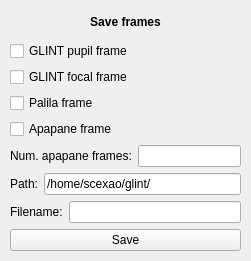
   <widget class="QWidget" name="widget_saveData" native="true">
    <property name="geometry">
     <rect>
      <x>440</x>
      <y>400</y>
      <width>251</width>
      <height>261</height>
     </rect>
    </property>
    <widget class="QWidget" name="layoutWidget">
     <property name="geometry">
      <rect>
       <x>10</x>
       <y>10</y>
       <width>231</width>
       <height>241</height>
      </rect>
     </property>
     <layout class="QVBoxLayout" name="verticalLayout">
      <item>
       <widget class="QLabel" name="label_saveData">
        <property name="text">
         <string>&lt;html&gt;&lt;head/&gt;&lt;body&gt;&lt;p align=&quot;center&quot;&gt;&lt;span style=&quot; font-size:9pt; font-weight:600;&quot;&gt;Save frames&lt;/span&gt;&lt;/p&gt;&lt;/body&gt;&lt;/html&gt;</string>
        </property>
       </widget>
      </item>
      <item>
       <widget class="QCheckBox" name="checkBox_pupil">
        <property name="text">
         <string>GLINT pupil frame</string>
        </property>
       </widget>
      </item>
      <item>
       <widget class="QCheckBox" name="checkBox_focal">
        <property name="text">
         <string>GLINT focal frame</string>
        </property>
       </widget>
      </item>
      <item>
       <widget class="QCheckBox" name="checkBox_palila">
        <property name="text">
         <string>Palila frame</string>
        </property>
       </widget>
      </item>
      <item>
       <widget class="QCheckBox" name="checkBox_apapane">
        <property name="text">
         <string>Apapane frame</string>
        </property>
       </widget>
      </item>
      <item>
       <layout class="QHBoxLayout" name="horizontalLayout_3">
        <item>
         <widget class="QLabel" name="label_numframes">
          <property name="text">
           <string>Num. apapane frames:</string>
          </property>
         </widget>
        </item>
        <item>
         <widget class="QLineEdit" name="text_numframes"/>
        </item>
       </layout>
      </item>
      <item>
       <layout class="QHBoxLayout" name="horizontalLayout">
        <item>
         <widget class="QLabel" name="label_path">
          <property name="text">
           <string>Path:</string>
          </property>
         </widget>
        </item>
        <item>
         <widget class="QLineEdit" name="text_path">
          <property name="text">
           <string>/home/scexao/glint/</string>
          </property>
         </widget>
        </item>
       </layout>
      </item>
      <item>
       <layout class="QHBoxLayout" name="horizontalLayout_2">
        <item>
         <widget class="QLabel" name="label_filename">
          <property name="text">
           <string>Filename:</string>
          </property>
         </widget>
        </item>
        <item>
         <widget class="QLineEdit" name="text_filename"/>
        </item>
       </layout>
      </item>
      <item>
       <widget class="QPushButton" name="pushButton_save">
        <property name="text">
         <string>Save</string>
        </property>
       </widget>
      </item>
     </layout>
    </widget>
   </widget>
